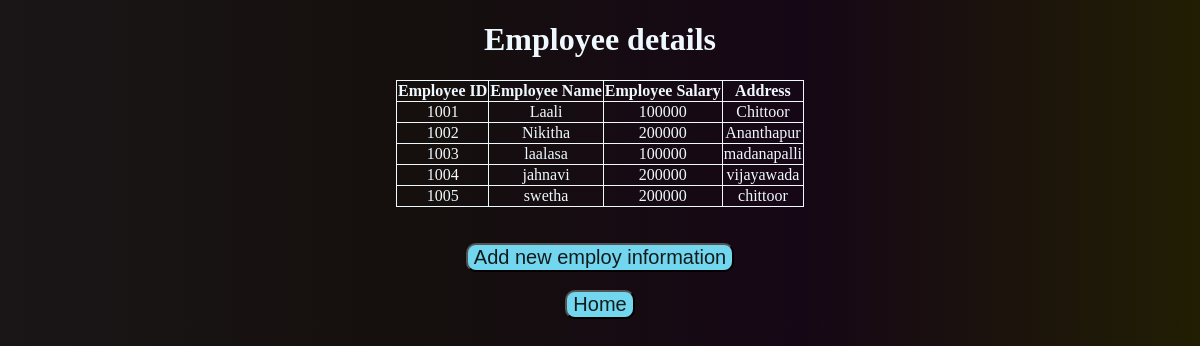
The app's page /display/ with its own data.
### emp/models.py (models this page shows, shortened)
class Employee(models.Model):
    Empnum = models.IntegerField()
    Empname = models.CharField(max_length=20)
    salary = models.IntegerField()
    address = models.CharField(max_length=30)

### emp/views.py (the view)
# urls.py: path('display/', views.display, name='display'),
def display(request):
    lst = Employee.objects.all()
    return render(request, 'emp/display.html', {'lst': lst})

### emp/templates/emp/display.html (shortened to what this page needs)
<!DOCTYPE html>
<html lang="en">
  <head>
  </head>
  <body>
    <h1>Employee details</h1>
    <table>
      <tr>
        <th>Employee ID</th>
        <th>Employee Name</th>
        <th>Employee Salary</th>
        <th>Address</th>
      </tr>
      {% for data in lst %}
      <tr>
        <td>{{data.Empnum}}</td>
        <td>{{data.Empname}}</td>
        <td>{{data.salary}}</td>
        <td>{{data.address}}</td>
      </tr>
      {% endfor %}
    </table>
    <br />
    <br />
    <a href="http://127.0.0.1:8000/input"
      ><button class="bu">Add new employ information</button></a
    >
    <br />
    <br />
    <a href="http://127.0.0.1:8000/"><button class="bu">Home</button></a>
  </body>
</html>

### emp/templates/emp/display.html (style rules this page uses)
td, th, table { border: 1px solid black; border-collapse: collapse; border-color: aliceblue; }
table { margin-left: auto; margin-right: auto; }
body { background: linear-gradient( to right, #1a1618, #15100d, #160716, #211e03 ); text-align: center; color: aliceblue; font-family: Georgia, "Times New Roman", Times, serif; }
button { background-color: rgb(114, 214, 239); color: rgb(18, 27, 27); border-radius: 10px; font-size: 20px; }
.bu { transition-duration: 0.4s; }

### records on screen
Employee: Empnum "1001", Empname "Laali", salary "100000", address "Chittoor"
Employee: Empnum "1002", Empname "Nikitha", salary "200000", address "Ananthapur"
Employee: Empnum "1003", Empname "laalasa", salary "100000", address "madanapalli"
Employee: Empnum "1004", Empname "jahnavi", salary "200000", address "vijayawada"
Employee: Empnum "1005", Empname "swetha", salary "200000", address "chittoor"
